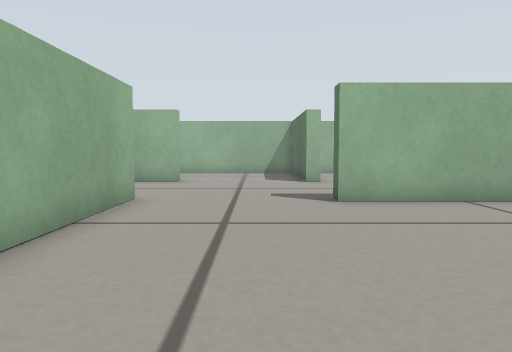
[1] (above)

19 first-person views from a walk through a Gazebo world. The camera is 0.22 m above the floor, tilts 4° down and sees 70° across. The floor is counted in squares, 0.2 m on a side. Each view is taken from the middle of a square. On the plan, view 1 faces up. The plan holds only what a view shows up to about 14 squares ahead; the rest is blank.

[2]
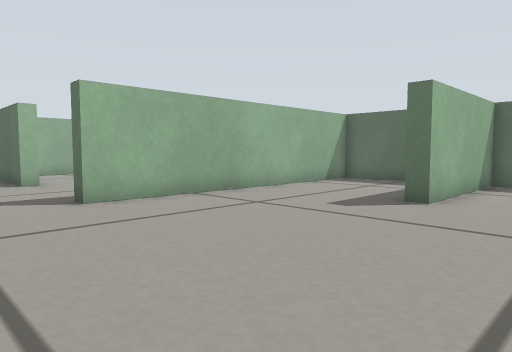

[3]
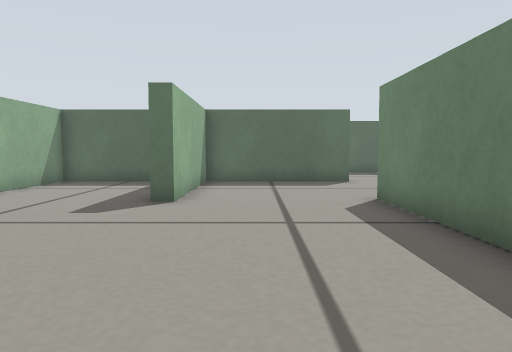

[4]
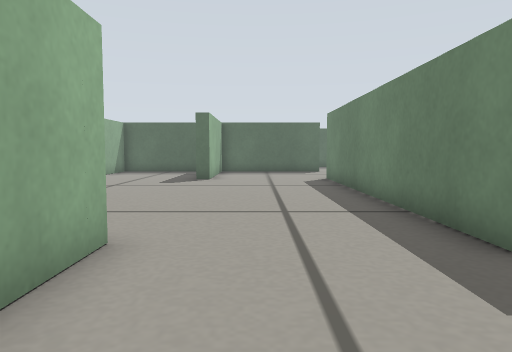

[5]
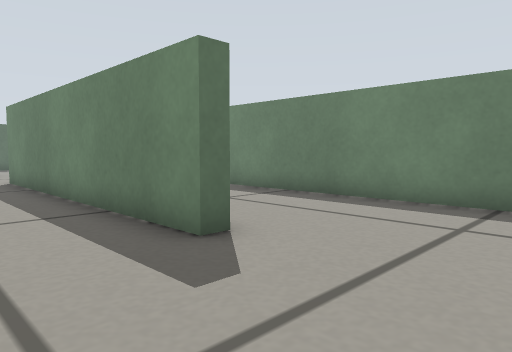

[6]
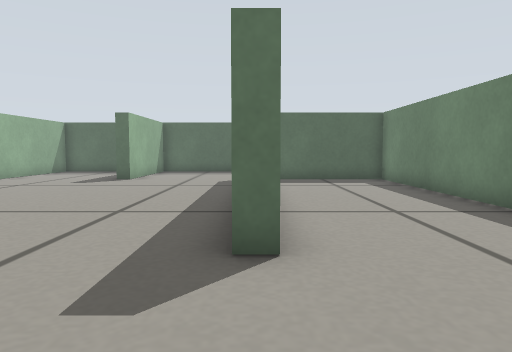

[7]
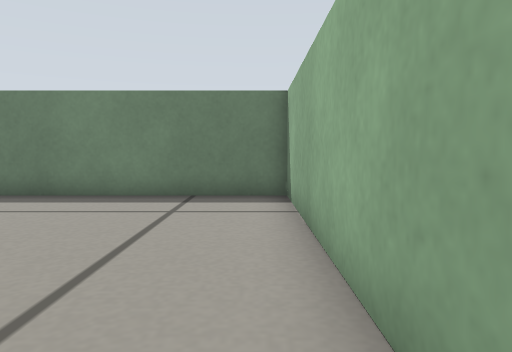

[8]
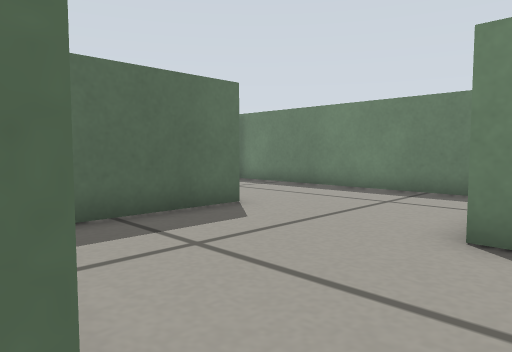

[9]
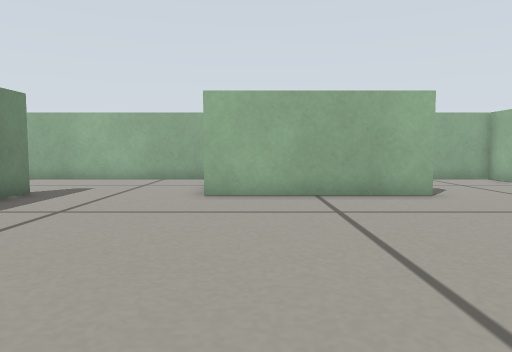

[10]
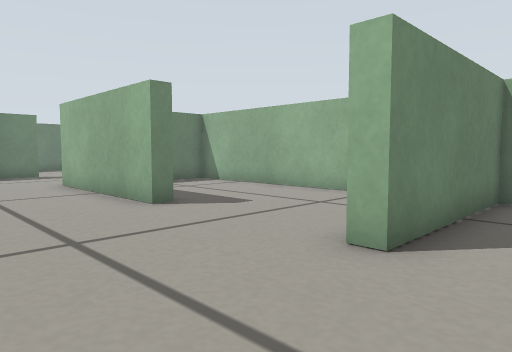

[11]
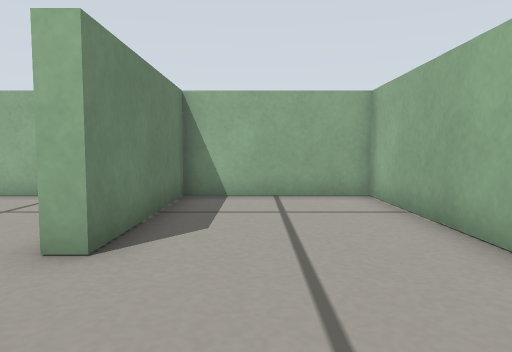

[12]
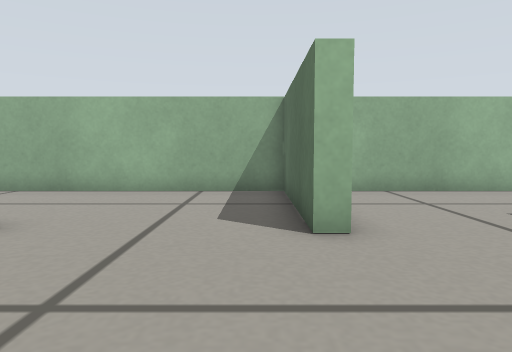

[13]
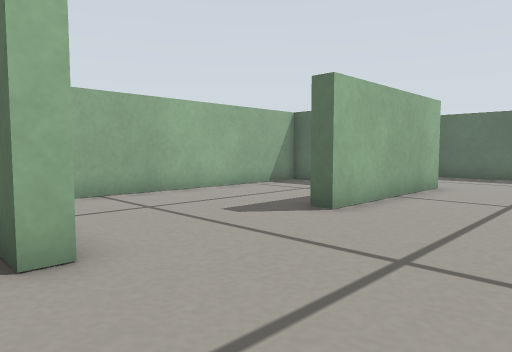

[14]
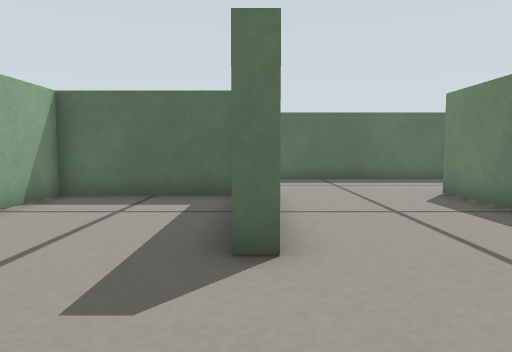

[15]
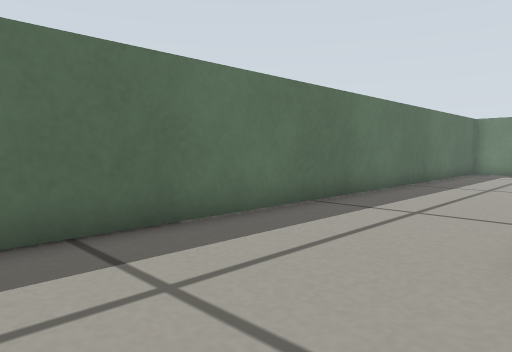

[16]
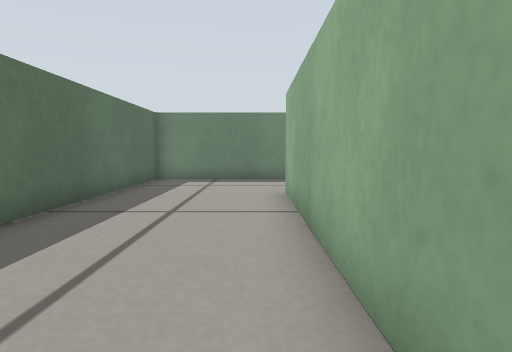

[17]
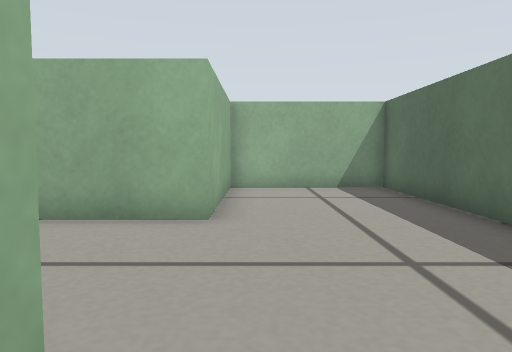

[18]
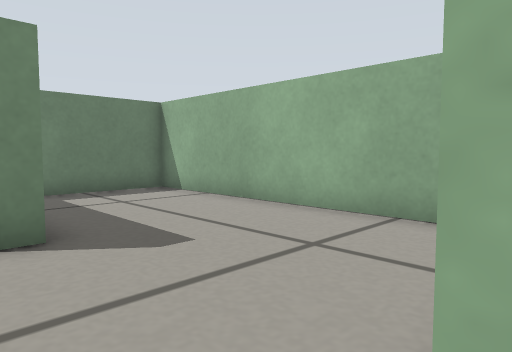

[19]
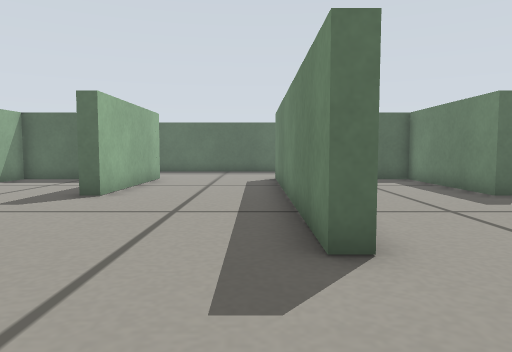

### Floor plan
Ten units are one square. View 1 is at (0, 0); x grows to the right and y downward. Boxes are objects, and circles mark ways between rooms. Rooms are numbered by the first view taken in them; rooms with no view inside come last. Other rooms are left out.
<svg viewBox="-83 -182 255 255">
<path fill="none" stroke="#000" d="M68 -27 68 -33 117 -33 117 -77 18 -77M-27 -82 -27 -27M-33 18 72 18M-78 -21 -78 26M-33 24 -33 18M-27 -27 -46 -27M18 -127 18 -177 -78 -177 -78 -133 -27 -133 -27 -127M18 -77 18 -82M68 -127 68 -132M117 -135 117 -177 35 -177M122 -60 122 22M18 -82 122 -82M24 -127 18 -127M115 68 167 68 167 -177 122 -177 122 -127 68 -127M-78 26 -78 68 68 68 68 29M-34 -82 -27 -82M-65 -127 -78 -127 -78 -33 -45 -33M-27 -127 -42 -127M117 24 117 -27 68 -27M85 68 115 68"/>
<circle cx="-30" cy="-5" r="3" fill="#2a7"/>
<circle cx="-5" cy="-80" r="3" fill="#2a7"/>
<circle cx="70" cy="-5" r="3" fill="#2a7"/>
<circle cx="-55" cy="20" r="3" fill="#2a7"/>
<circle cx="-5" cy="-130" r="3" fill="#2a7"/>
<circle cx="20" cy="-105" r="3" fill="#2a7"/>
<circle cx="-30" cy="-105" r="3" fill="#2a7"/>
<circle cx="45" cy="-130" r="3" fill="#2a7"/>
<circle cx="120" cy="45" r="3" fill="#2a7"/>
<circle cx="95" cy="20" r="3" fill="#2a7"/>
<text x="30" y="-30">1</text>
<text x="-60" y="0">2</text>
<text x="-30" y="-150">3</text>
<text x="-10" y="-100">4</text>
<text x="70" y="-150">5</text>
<text x="130" y="-70">6</text>
<text x="-10" y="40">7</text>
<text x="-50" y="-80">8</text>
<text x="90" y="0">9</text>
<text x="90" y="40">10</text>
</svg>
Room 1 opens to room 2. Room 1 opens to room 4. Room 1 opens to room 9. Room 2 opens to room 7. Room 3 opens to room 4. Room 4 opens to room 6. Room 4 opens to room 8. Room 5 opens to room 6. Room 6 opens to room 10. Room 9 opens to room 10.

Where each view was taken, in squares from view 1:
view 1: 0 up, 0 right, facing up
view 2: 0 up, 1 left, facing up-right
view 3: 1 up, 1 left, facing right
view 4: 1 up, 7 left, facing right
view 5: 1 up, 7 left, facing down-right
view 6: 2 down, 7 left, facing right
view 7: 2 up, 7 left, facing down
view 8: 3 up, 6 right, facing down-right
view 9: 4 up, 6 right, facing left
view 10: 15 up, 1 right, facing down-left
view 11: 15 up, 1 right, facing left
view 12: 8 up, 1 right, facing up
view 13: 9 up, 1 right, facing up-right
view 14: 13 up, 3 right, facing right
view 15: 12 up, 12 right, facing down-right
view 16: 7 up, 13 right, facing down
view 17: 7 up, 13 right, facing up
view 18: 13 up, 2 left, facing down-left
view 19: 9 up, 2 left, facing right
